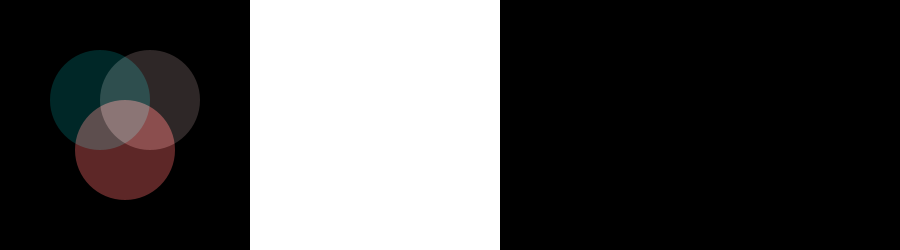
Frame 1 (no input)
Frame 60 (the mouse pressed at the canvas centre just before this capture): identical to frame 1, image omitted
Frame 120 (the mouse held since frame 60 and released just before this capture): identical to frame 1, image omitted

The Processing sketch that drew this single still picture (run headless with seeded random() and noise(); from frame 60 on, the mouse is pressed at the canvas centre):

// Processing sketch: color_circles_overlapping_hsb
// ── color_circles_overlapping_hsb.pde
int x,y,dim;

void setup() {
  size(900, 250);
  noStroke();
  dim = 100;
  
  blendMode(BLEND);
  blendMode(ADD);
}

void draw() {
  background(0);
  
  x = 100;
  y = 100;
  
  fill(0,100,100,100);
  ellipse(x,y,dim,dim);
  
  fill(120,100,100,100);
  ellipse(x+dim/2,y,dim,dim);
  
  fill(240,100,100,100);
  ellipse(x+dim/4,y+dim/2,dim,dim);
  
  fill(255);
  rect(250,0,250,height);
  
  x += 250;

  fill(0,100,100,100);
  ellipse(x,y,dim,dim);
  
  fill(120,100,100,100);
  ellipse(x+dim/2,y,dim,dim);
  
  fill(240,100,100,100);
  ellipse(x+dim/4,y+dim/2,dim,dim);
  
  
}
